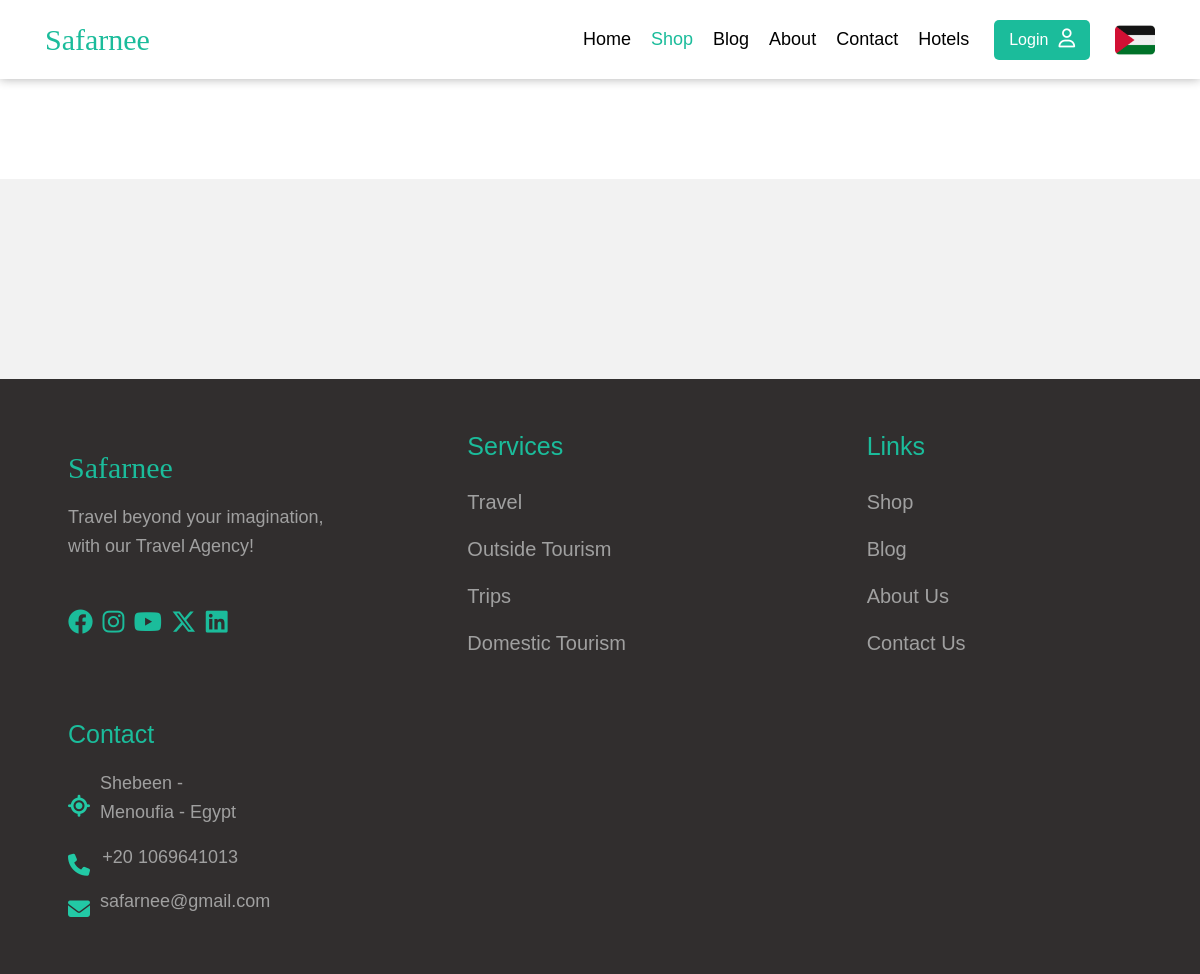
/shop/, run on an earlier commit of the app's database.
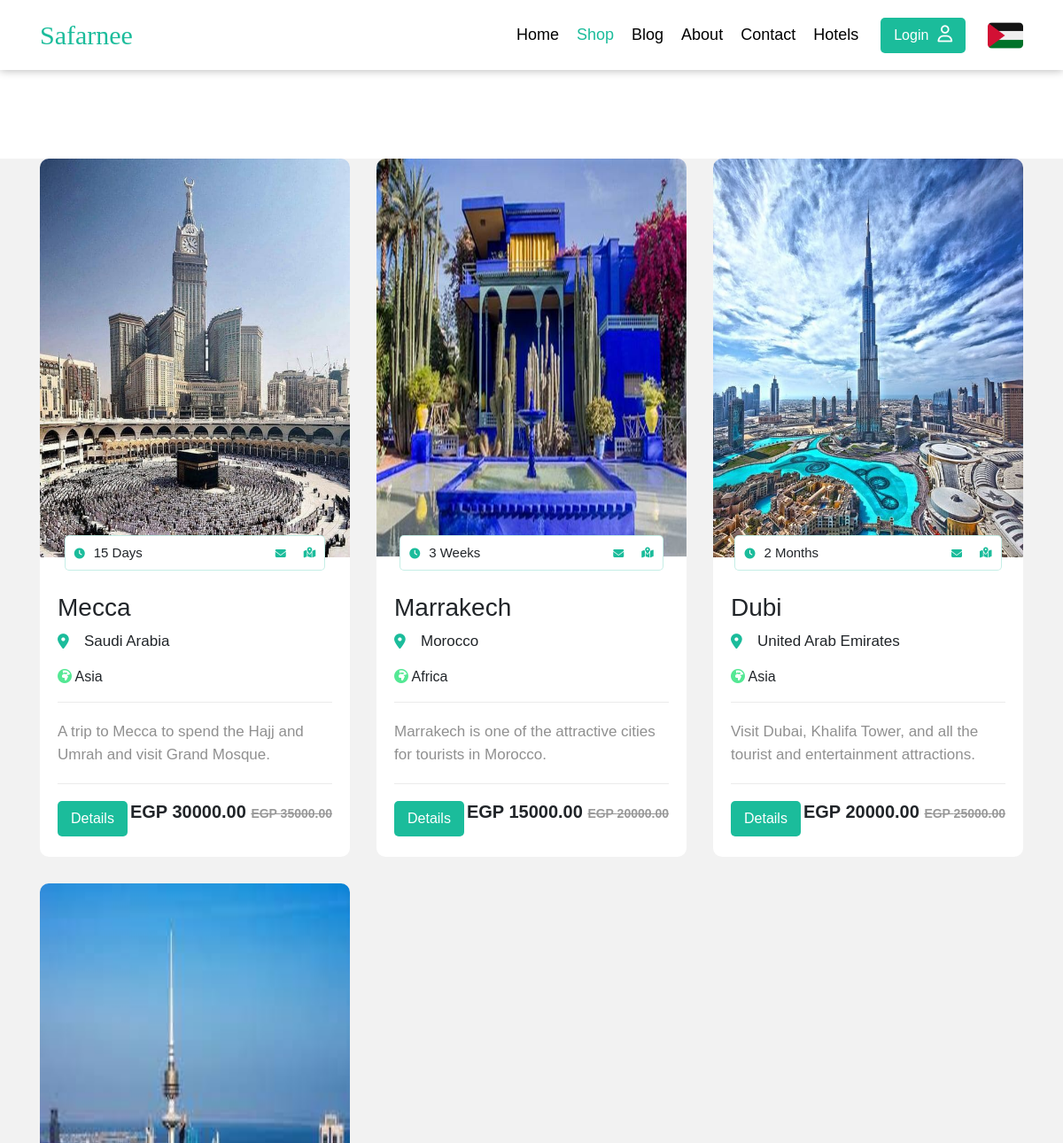
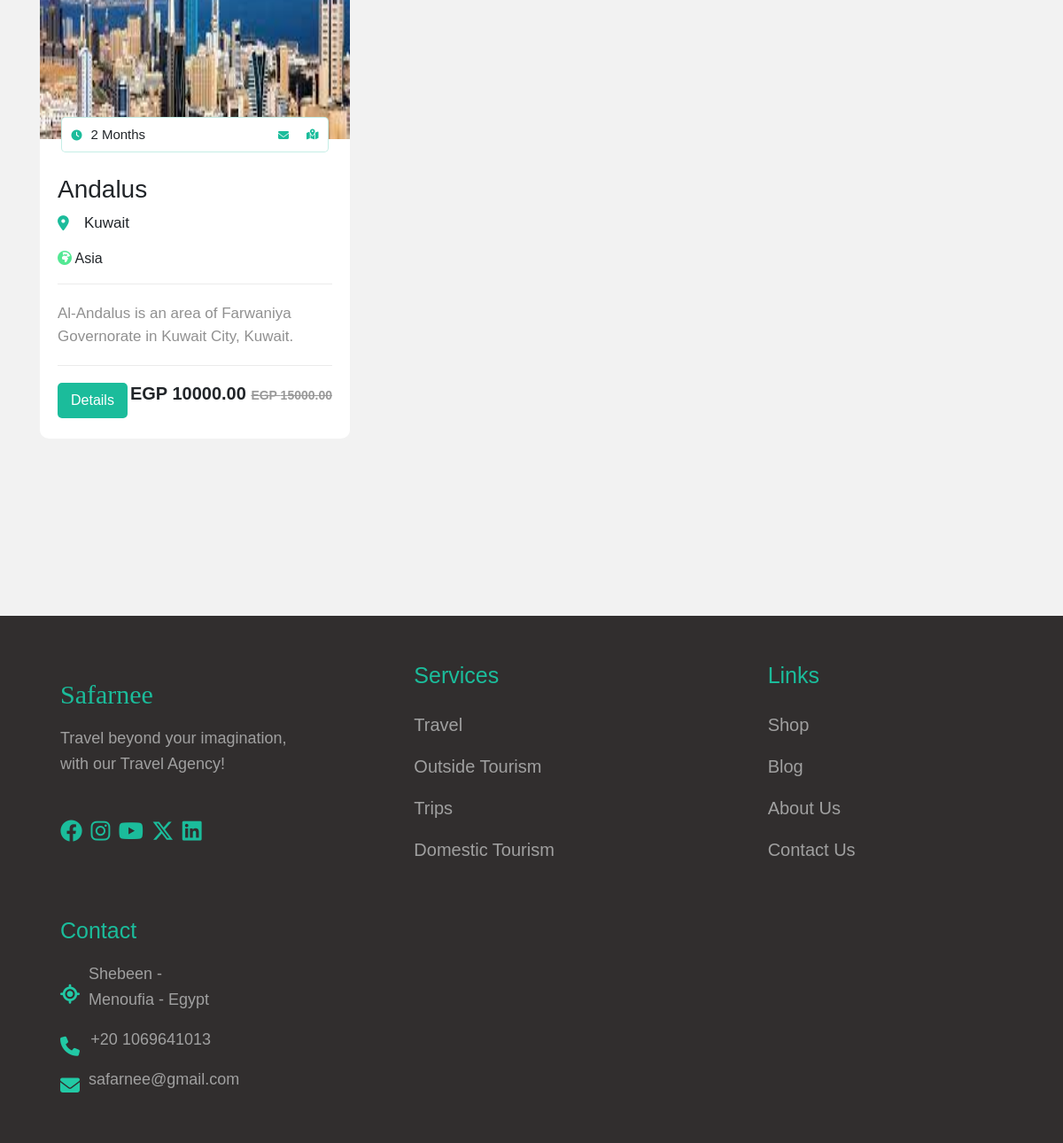
And on a later commit of the database (2 pictures, top to bottom).
### home/models.py (models this page shows, shortened)
class Place(models.Model):
    city = models.CharField(max_length=30)
    continent = models.CharField(max_length=30,choices=continent)
    country = models.CharField(max_length=30)
    image = models.ImageField(upload_to=image_upload)
    description = models.TextField()
    price = models.DecimalField(max_digits=8, decimal_places=2)
    discount=models.DecimalField(max_digits=8, decimal_places=2)
    period=models.CharField(max_length=30,choices=period)
    duration=models.IntegerField(null=True,blank=True)
    crete_id=models.IntegerField(default=1)
    source=models.CharField( max_length=50,choices=source)
    date=models.DateField(auto_now=True, auto_now_add=False)
    flight_class=models.CharField(max_length=50,choices=flight_class)
    slug=models.SlugField(blank=True,null=True)

### shop/views.py (the view)
# urls.py: path('shop', include('shop.urls')),
def shop(request):
    if request.method == 'POST':
        selected_country = request.POST.get('destination')
        if selected_country:
            places = Place.objects.filter(country=selected_country)
        else:
            places = Place.objects.all()
    else:
        places = Place.objects.all()
    context = {
        'places': places
    }
    return render(request, 'shop.html', context)

### shop/templates/shop.html
{% extends 'base.html' %}
{% load static %}
{% block add %}
<link rel="stylesheet" href="{% static 'CSS/shop.css' %}">
{% endblock add %}
{% block content %}
<div class="travel" id="travel" >
  <div class="container" >
    <div class="box">
      {% for place in places %}
          <div class="package box-1">
            <a href="{% url 'detail' slug=place.slug %}">
            <div class="image">
              <img src="{{place.image.url}}" alt="" />
            </div>
          </a>
            <div class="time">
              <i class="fa-sharp fa-solid fa-clock fa-xs"></i>
              <span>{{place.duration}} {{place.period}}</span>
              <i
                class="fa-solid fa-envelope fa-xs"
                onClick="showFormRequest()"
              ></i>
              <a href="#" title="map"
                ><i class="fa-solid fa-map-location-dot fa-xs"></i
              ></a>
            </div>
            <div class="text">
              <h3>{{place.city}}</h3>
              <p class="location">{{place.country}}</p>
               <p><i class="fa-solid fa-earth-africa" style="color: #54e894;"></i> {{place.continent}}</p>
              <p class="description">
                {{place.description}}
              </p>
              <div class="price">
                <a href="{% url 'detail' slug=place.slug %}">
                <button class="btn">Details</button>
              </a>
                <p>EGP {{place.price}} <span>EGP {{place.discount}}</span></p>
              </div>
            </div>
          </div>
          {% endfor %}
    </div>
  </div>
</div>
{% endblock content %}

### templates/base.html (shortened to what this page needs)
{% load static %}
{% load bootstrap4 %}
<!DOCTYPE html>
<html lang="en">
  <head>
    {% bootstrap_css %}
    <link rel="stylesheet" href="{% static '/CSS/normalize.css' %}" />
    <link href="{% static 'https://cdn.jsdelivr.net/npm/bootstrap-icons@1.7.2/font/bootstrap-icons.css"rel="stylesheet' %}"/>
    <link rel="stylesheet" href="{% static '/CSS/all.min.css' %}" />
    <link rel="stylesheet" href="{% static '/CSS/style.css' %}" />
    <link rel="stylesheet" href="{% static 'CSS/login.css' %}">
    {% block add %}{% endblock add %}
  </head>
  <body>
    <header id="header">
      <div class="container">
        <a href="{% url 'home' %}" class="logo" title="Safarnee">Safarnee</a>
        <nav>
          <ul class="main-nav">
            <li>
              <a href="{% url 'home' %}" class="{% if request.path == '/' %}active{% endif %}">Home</a>
            </li>
            <li>
              <a href="{% url 'shop' %}" class="{% if request.path == '/shop/' %}active{% endif %}">Shop</a>
            </li>
            <li>
              <a href="{% url 'blog' %}" class="{% if request.path == '/blog/' %}active{% endif %}">Blog</a>
            </li>
            <li>
              <a href="{% url 'about' %}" class="{% if request.path == '/about/' %}active{% endif %}">About</a>
            </li>
            <li>
              <a href="{% url 'contact' %}" class="{% if request.path == '/contact/' %}active{% endif %}">Contact</a>
            </li>
            <li>
              <a href="{% url 'search' %}" class="{% if request.path == '/search/' %}active{% endif %}">Hotels</a>
            </li>
          </ul>
        {% if request.user.is_authenticated %}
          <a href="{% url 'accounts:profile' %}">
            <button class="btn btn-login">
              Profile<i class="fa-regular fa-user"></i>
            </button>
          </a>
          <form action="{% url 'logout' %}" method="POST">
            {% csrf_token %}
            <button type="submit" class="btn btn-login">
              Logout <i class="fas fa-arrow-alt-circle-right"></i>
            </button>
          </form>
        {% else %}
          <a href="{% url 'login' %}">
            <button class="btn btn-login">
              Login<i class="fa-regular fa-user"></i>
            </button>
          </a>
        {% endif %}
          <img
            src="{% static './images/palstineFlag.png' %}"
            alt="free palestine"
            title="#Free Palestine"
          />
        </nav>
      </div>
    </header>
{% block content %}
{% endblock content %}
    <footer>
      <div class="container-footer">
        <div class="row box">
          <div class="col" id="company">
            <a href="{% url "home" %}" class="logo footer" title="Safarnee"
              >Safarnee</a
            >
            <p>Travel beyond your imagination, with our Travel Agency!</p>
            <div class="social">
              <a
                href="https://www.facebook.com"
                title="facebook"
                style="--clr: #1877f2"
                ><i class="fab fa-facebook"></i
              ></a>
              <a
                href="https://www.instagram.com"
                title="instagram"
                style="--clr: #c32aa3"
                ><i class="fab fa-instagram"></i
              ></a>
              <a
                href="https://www.youtube.com"
                title="youtube"
                style="--clr: #f00"
                ><i class="fab fa-youtube"></i
              ></a>
              <a
                href="https://www.twitter.com"
                title="x-twitter"
                style="--clr: #e7e9ea"
                ><i class="fa-brands fa-x-twitter"></i
              ></a>
              <a
                href="https://www.linkedin.com"
                title="linkedin"
                style="--clr: #114a66"
                ><i class="fab fa-linkedin"></i
              ></a>
            </div>
          </div>
          <div class="col" id="services">
            <h3>Services</h3>
            <div class="links">
              <a href="#travel">Travel</a>
              <a href="#">Outside Tourism</a>
              <a href="#">Trips</a>
              <a href="#">Domestic Tourism</a>
            </div>
          </div>
          <div class="col" id="useful-links">
            <h3>Links</h3>
            <div class="links">
              <a href="{% url 'shop' %}">Shop</a>
              <a href="{% url 'blog' %}">Blog</a>
              <a href="{% url 'about' %}">About Us</a>
              <a href="{% url 'contact' %}">Contact Us</a>
            </div>
          </div>
          <div class="col" id="contact">
            <h3>Contact</h3>
            <div class="contact-details">
              <i class="fa fa-location"></i>
              <p>Shebeen - Menoufia - Egypt</p>
            </div>
            <div class="contact-details">
              <i class="fa fa-phone"></i>
              <p>+20 1069641013</p>
            </div>
            <div class="contact-details">
              <i class="fa-solid fa-envelope fa-xs"></i>
              <p>safarnee@gmail.com</p>
            </div>
          </div>
        </div>
    </footer>
  </body>
</html>

What changed in the data, as far as the page shows it:
added Place: image (picture), duration "15", period "Days", city "Mecca", country "Saudi Arabia", continent "Asia", description "A trip to Mecca to spend the Hajj and Umrah and visit Grand Mosque.", price "30000.00", discount "35000.00"
added Place: image (picture), duration "3", period "Weeks", city "Marrakech", country "Morocco", continent "Africa", description "Marrakech is one of the attractive cities for tourists in Morocco.", price "15000.00", discount "20000.00"
added Place: image (picture), duration "2", period "Months", city "Dubi", country "United Arab Emirates", continent "Asia", description "Visit Dubai, Khalifa Tower, and all the tourist and entertainment attractions.", price "20000.00", discount "25000.00"
added Place: image (picture), duration "2", period "Months", city "Andalus", country "Kuwait", continent "Asia", description "Al-Andalus is an area of Farwaniya Governorate in Kuwait City, Kuwait.", price "10000.00", discount "15000.00"
